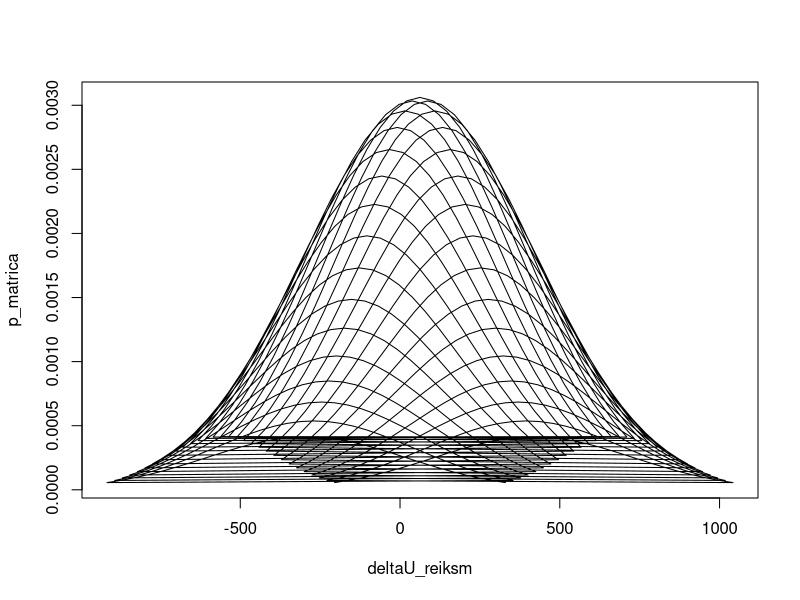

Recreate this plot in R.
#turto ir isipareigojimu istoriniai duomenys. naujesni duomenys pirmi - ivedimo tvarka: nuo naujausio iki seniausio
turtas <- c(11250, 11000, 10400, 10500, 10000)
  #c(641370, 623355, 617415, 606828, 604904, 584702, 609824, 602351, 604125, 594729)
  #c(8000,7000,6000,5000)
isipareigojimai <- c(10000, 9500, 9250, 9100, 9000)
  #c(611624, 590919, 585961, 576472, 576010, 553477, 579454, 573266, 575944, 563885)
  #c(6000,5000,4000,3000)

#kapitalas = turtas - isipareigojimai
u <- turtas - isipareigojimai 

#A0 <- turtas[1]
#B0 <- isipareigojimai[1]
u0 <- u[1]
#apskaiciuojamas turto ir isipareigojimu kitimas tarp ketvirciu
turto_kitimas <- -diff(turtas)
isip_kitimas <- -diff(isipareigojimai)

rizikos_par = 2 #parametras pagal kuri sudaromas zalu skirstinys pagal formule vidurkis + [parametras] * standartinis_nuokrypis

# funkcija sudaryti turto ir isipareigojimu skirstini paremnta normalia distribucija
pmf_skirst <- function(values, n = 31) {
  sd_val <- sd(values) #standartinis nuokrypis
  mean_val <- mean(values) #vidurkis
  x_vals <- seq(mean_val - rizikos_par * sd_val, mean_val + rizikos_par * sd_val, length.out = n) #sudaroma seka naudojant vidurki ir std nuokrypi
  x_vals <- round(x_vals)
  pdf_vals <- dnorm(x_vals, mean = mean_val, sd = sd_val) #naudojama R pdf(probability density function) sudarymo funkcija
  pmf_vals <- pdf_vals / sum(pdf_vals) #tikimybes sulyginamos, kad suma =1 
  list(x = x_vals, pmf = pmf_vals)
}

turto <- pmf_skirst(turto_kitimas)
isip <- pmf_skirst(isip_kitimas)
turto
isip
# sudaromas kapitalo kitimo skirstinys
n_turto <- length(turto$x)
n_isip <- length(isip$x)

deltaU <- outer(turto$x, isip$x, "-") #kapitalo kitimo matrica
p_matrica <- outer(turto$pmf, isip$pmf) #tikimybiu matrica

deltaU_reiksm <- as.vector(deltaU)
p_matrica <- as.vector(p_matrica)

#skirstinio grafikas
plot(deltaU_reiksm, p_matrica, type= "l")

# agreguoja vektorius pasalina duplikatus
df <- aggregate(p_matrica, by = list(deltaU_reiksm), FUN = sum)
deltaU_reiksm <- df$Group.1
p_matrica <- df$x

expected_value <- sum(deltaU_reiksm * p_matrica)
cat("Skirstinio EV (kapitalo kitimo vidurkis):", expected_value, "\n")

# laiko ir kapitalo ribos parametrai
laikas <- 12
lubos <- u0 * 5 #kad papildomai neapkrauti programos nustatom riba virs kurios isgyvenimo tikimybe ~1

# sudaroma matrica laikyti busenas
phi <- matrix(0, nrow = laikas + 1, ncol = lubos + 1) #eilutes - laikas, stulpeliai kapitalas
phi[1, u0 + 1] <- 1  #isgyvenimo tikimybe  phi(u0,t=0) = 1


for (t in 1:laikas) {

  cat("Iteracija t=", t, "\n")
  isgyvenimo_busenos <- which(phi[t, ] > 0) - 1
  
  for (u in isgyvenimo_busenos) {
    
    probs <- phi[t, u + 1] * p_matrica #apskaiciuojama kiekvienos galimos busenos tikimybe
    new_u <- pmin(u + deltaU_reiksm, lubos) #paimamos reiksmes nevirsijancios lubu ribos
    gyvas <- which(new_u >= 0) #busenos kuriu kapitalas > 0 

    idx <- new_u[gyvas] + 1
    phi[t + 1, idx] <- phi[t + 1, idx] + probs[gyvas]
  }
}

bankroto_tikimybes_per_t <- 1 - rowSums(phi)

# Bankroto tikimybes per laika t lentele
bankroto_tikimybe <- 1 - sum(phi[laikas + 1, ])
cat("Bankroto tikimybe per", laikas, "laiko momentu:", bankroto_tikimybe, "\n")


# rezultatai
bankroto_lentele <- data.frame(Laikas = 0:laikas, Bankroto_tikimybe = bankroto_tikimybes_per_t)
print(bankroto_lentele)